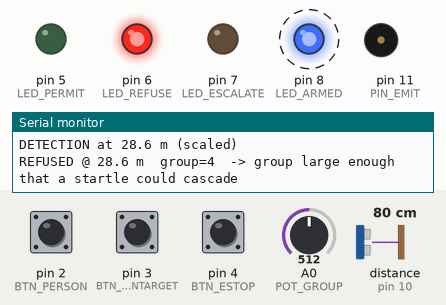
This sketch was run on a simulated Arduino Uno, built with avr-gcc and run on an emulated ATmega328P. Shown: output pins drawn as LEDs (lit = HIGH), buzzer (waves = sounding), the last lines printed to the serial monitor. Wiring (from diagram.json): ultrasonic range finder: trigger pin 9; echo pin 10. Dashed ring = blinking. Inputs (shaded band) come from the test bench; at power-on: A0 (POT_GROUP) = 512, distance to the obstacle (sensor on pin 10) 80 cm, pin 2 (BTN_PERSON) HIGH, pin 3 (BTN_NONTARGET) HIGH, pin 4 (BTN_ESTOP) HIGH. The echo pulse lasts 58.3 µs per cm; pins used as bus, display or sensor lines are not drawn.

Above: at 1.5 s.
1.6 s: A0 (POT_GROUP) set to 455
3.3 s: A0 (POT_GROUP) set to 429
At 5.2 s:
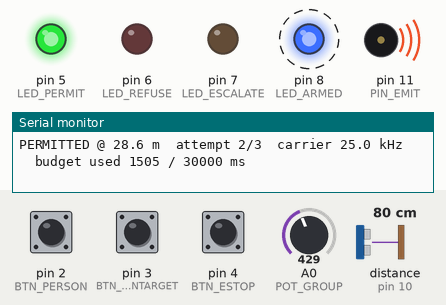
6.3 s: distance to the obstacle (sensor on pin 10) set to 196 cm
9.3 s: distance to the obstacle (sensor on pin 10) set to 202 cm
At 10.7 s:
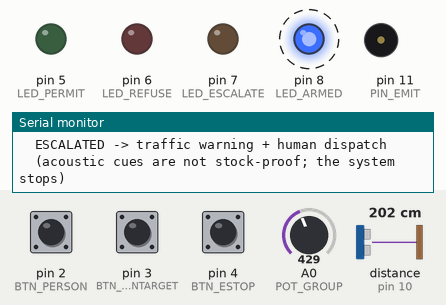
12.3 s: distance to the obstacle (sensor on pin 10) set to 35 cm
At 13.4 s:
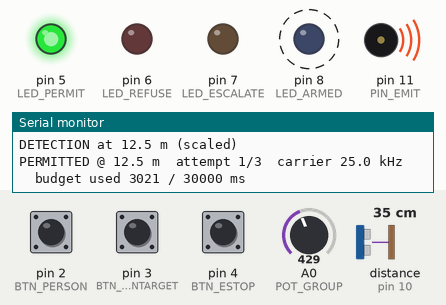
15.3 s: pin 2 (BTN_PERSON) pulled LOW for 0.15 s
At 17.7 s:
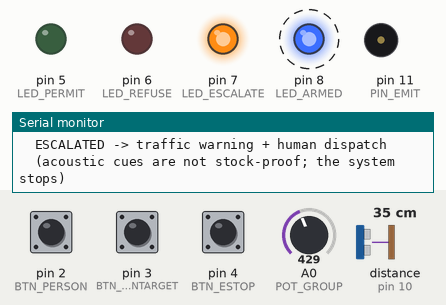
Timing chart, 0 to 19.3 s (numbered marks = the images above; inputs shaded):
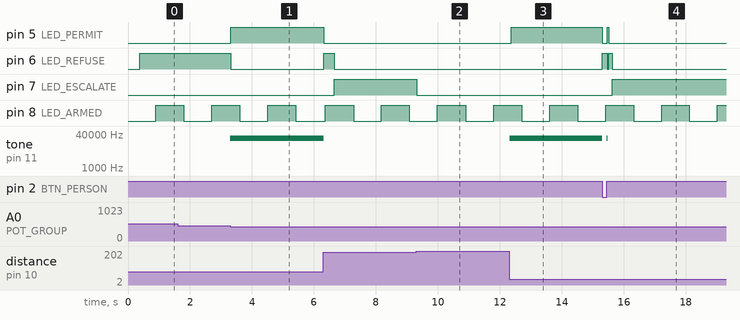

Measured:
- the behaviour switches between 439 and 438 on A0 (POT_GROUP) (found by bisection; images 0 and 1)
- the behaviour switches between 199 and 200 cm on distance to the obstacle (sensor on pin 10) (found by bisection; images 1 and 2)
- after the input at 3.3 s, pin 5 (LED_PERMIT): LOW → HIGH at once; pin 6 (LED_REFUSE): HIGH → LOW at once; tone on pin 11 (PIN_EMIT): silent → 25000 Hz at once
- after the input at 9.3 s, pin 7 (LED_ESCALATE): HIGH → LOW at once
- after the input at 12.3 s, pin 5 (LED_PERMIT): LOW → HIGH after 0.06 s; tone on pin 11 (PIN_EMIT): silent → 25000 Hz at once
- after the input at 15.3 s, pin 5 (LED_PERMIT): HIGH → LOW after 0.01 s instead of 0.15 s; tone on pin 11 (PIN_EMIT): 25000 Hz → silent after 0.00 s instead of 0.10 s
- by itself, pin 8 (LED_ARMED): alternates HIGH for 0.90 s and LOW for 0.90 s

The sketch:

sketch.ino
```cpp
/*
 * GauKavach - bench governor, Arduino Uno / Tinkercad Circuits
 * ------------------------------------------------------------
 * A hardware mirror of src/gaukavach/welfare.py. The point of this rig is NOT
 * to deter an animal - it cannot, and it is not trying to. The point is that
 * every veto in the software governor is enforced again, independently, by a
 * microcontroller that does not trust the host.
 *
 * That is the demo: two layers that must BOTH agree before a transducer is
 * energised, and either of which can stop it alone.
 *
 * WHAT THIS RIG HONESTLY DEMONSTRATES
 *   - distance gating and the out-of-range escalation path
 *   - absolute vetoes: person present, non-target animal present
 *   - herd-size veto above 3 grouped animals
 *   - the 6 s maximum-activation watchdog
 *   - the enforced quiet period between exposures
 *   - the per-animal daily exposure budget and its do-not-emit latch
 *   - a hard E-stop that cuts the emitter independently of all logic
 *
 * WHAT IT DOES NOT DEMONSTRATE
 *   - any acoustic performance whatsoever. Arduino tone() is a hard-gated
 *     square wave, which is exactly the waveform our own spectrum analysis
 *     says NOT to radiate (it splatters broadband energy into the audible
 *     band). The ESP32 sketch in ../wokwi_esp32 ramps the envelope properly.
 *   - any decibel level. Without a calibrated ultrasonic microphone, any SPL
 *     claim about this rig is fabricated.
 *   - anything about cattle. If your transducer is a 40 kHz ranging element,
 *     note that 40 kHz is ABOVE the 35 kHz cattle audiogram endpoint, so it is
 *     the wrong part for deterrence and is standing in for the signal chain.
 *
 * Distances are desk-scaled: DESK_SCALE cm on the bench represents 1 m of
 * field range, so a 1 m desk covers the full ~35 m approach.
 */

/* ------------- distance source -------------
 * Set to 1 to replace the HC-SR04 with a second potentiometer on A1.
 *
 * Worth considering for a live demo. A knob you turn is far easier to drive in
 * front of an audience than a sensor slider, it removes the fiddliest part of
 * the build, and the governor cannot tell the difference - it only ever sees a
 * distance in metres. The trade is honesty about what you are showing: with
 * this set, say "the distance input is a knob", because it is.
 */
#define DISTANCE_FROM_POT 0

/* ---------------- pins ---------------- */
const uint8_t PIN_TRIG      = 9;   // HC-SR04 trigger
const uint8_t PIN_ECHO      = 10;  // HC-SR04 echo
const uint8_t PIN_EMIT      = 11;  // emitter drive (via 220R + transistor)

const uint8_t LED_PERMIT    = 5;   // green
const uint8_t LED_REFUSE    = 6;   // red
const uint8_t LED_ESCALATE  = 7;   // amber
const uint8_t LED_ARMED     = 8;   // blue heartbeat

const uint8_t BTN_PERSON    = 2;   // person in the exposure cone
const uint8_t BTN_NONTARGET = 3;   // dog / goat / horse in the cone
const uint8_t BTN_ESTOP     = 4;   // latching emergency stop
const uint8_t POT_GROUP     = A0;  // how many animals are grouped
const uint8_t POT_DISTANCE  = A1;  // only used when DISTANCE_FROM_POT is 1

/* ------------- governor limits -------------
 * These mirror src/gaukavach/evidence.py. Keep them in sync by hand, or the
 * hardware and the software stop being two views of the same rule set.
 */
const uint16_t CARRIER_HZ         = 25000;  // inside the documented 22-30 kHz band
const uint8_t  MAX_GROUP          = 3;      // max_herd_size_for_emission
const uint32_t MAX_ACTIVATION_MS  = 6000;   // max_activation_s
const uint32_t MIN_SILENCE_MS     = 20000;  // min_silence_s
const uint32_t DAILY_BUDGET_MS    = 120000; // daily_exposure_budget_s
const uint32_t ESCALATE_AFTER_MS  = 25000;  // escalation_timeout_s
const uint8_t  MAX_ATTEMPTS       = 3;

/* Live demos cannot wait 20 s between bursts, so the long timers are divided
 * by this and the true values are printed at boot - the compression is stated,
 * not hidden. Set to 4, not 10: at 10x, escalation fires 2.5 s after detection,
 * which is quicker than you can reach for a button, so every veto you try to
 * demonstrate has already gone to amber. Verified in the simulator. */
const uint16_t DEMO_SPEED = 4;

/* Bench geometry */
const float DESK_SCALE   = 2.8;   // cm on the desk per metre of field range
const float RANGE_MAX_M  = 42.8;  // acoustic envelope at 22 kHz, from acoustics.py
const float LINE_M       = 12.0;  // carriageway edge

enum State { IDLE, TRACKING, EMITTING, COOLDOWN, ESCALATED, INHIBITED };
State state = IDLE;

uint32_t emitStartedAt = 0;
uint32_t lastEmissionEnd = 0;
uint32_t exposureUsedMs = 0;
uint32_t incidentStart = 0;
uint8_t  attempts = 0;
bool     doNotEmit = false;
bool     estopLatched = false;
uint32_t lastBeat = 0;
uint32_t lastPrint = 0;

uint32_t scaled(uint32_t ms) { return ms / DEMO_SPEED; }

void setup() {
  pinMode(PIN_TRIG, OUTPUT);
  pinMode(PIN_ECHO, INPUT);
  pinMode(PIN_EMIT, OUTPUT);
  pinMode(LED_PERMIT, OUTPUT);
  pinMode(LED_REFUSE, OUTPUT);
  pinMode(LED_ESCALATE, OUTPUT);
  pinMode(LED_ARMED, OUTPUT);
  pinMode(BTN_PERSON, INPUT_PULLUP);
  pinMode(BTN_NONTARGET, INPUT_PULLUP);
  pinMode(BTN_ESTOP, INPUT_PULLUP);

  Serial.begin(9600);
  Serial.println(F("GauKavach bench governor"));
  Serial.println(F("========================================"));
  Serial.print(F("carrier            ")); Serial.print(CARRIER_HZ); Serial.println(F(" Hz"));
  Serial.print(F("max activation     ")); Serial.print(MAX_ACTIVATION_MS / 1000.0, 1);
  Serial.print(F(" s  (demo ")); Serial.print(scaled(MAX_ACTIVATION_MS) / 1000.0, 1); Serial.println(F(" s)"));
  Serial.print(F("quiet period       ")); Serial.print(MIN_SILENCE_MS / 1000.0, 1);
  Serial.print(F(" s  (demo ")); Serial.print(scaled(MIN_SILENCE_MS) / 1000.0, 1); Serial.println(F(" s)"));
  Serial.print(F("daily budget       ")); Serial.print(DAILY_BUDGET_MS / 1000.0, 1);
  Serial.print(F(" s  (demo ")); Serial.print(scaled(DAILY_BUDGET_MS) / 1000.0, 1); Serial.println(F(" s)"));
  Serial.print(F("max group          ")); Serial.println(MAX_GROUP);
  Serial.println(F("timers compressed for the demo; shipped values shown first"));
  Serial.println(F("NO calibrated mic attached: this rig makes no dB claim"));
#if DISTANCE_FROM_POT
  Serial.println(F("distance source   POT on A1 (no HC-SR04 fitted)"));
#else
  Serial.println(F("distance source   HC-SR04 on D9/D10"));
#endif
  Serial.println();
}

/* Range in cm. Returns -1 when nothing is detected, so a missing echo never
 * reads as "animal is right here" - that would be the dangerous failure
 * direction, and it is the one a naive implementation gets wrong. */
float readRangeCm() {
#if DISTANCE_FROM_POT
  /* Knob fully anti-clockwise = far away, fully clockwise = at the road edge.
   * Above 190 cm we report "nothing there" so the idle path still gets tested. */
  int raw = analogRead(POT_DISTANCE);
  float cm = 200.0 - (raw / 1023.0) * 190.0;
  return (cm > 190.0) ? -1.0 : cm;
#else
  digitalWrite(PIN_TRIG, LOW);  delayMicroseconds(2);
  digitalWrite(PIN_TRIG, HIGH); delayMicroseconds(10);
  digitalWrite(PIN_TRIG, LOW);
  unsigned long us = pulseIn(PIN_ECHO, HIGH, 25000UL);
  if (us == 0) return -1.0;
  return us / 58.0;
#endif
}

void allLeds(bool permit, bool refuse, bool esc) {
  digitalWrite(LED_PERMIT, permit);
  digitalWrite(LED_REFUSE, refuse);
  digitalWrite(LED_ESCALATE, esc);
}

void stopEmitting(const __FlashStringHelper *why) {
  noTone(PIN_EMIT);
  digitalWrite(PIN_EMIT, LOW);
  if (state == EMITTING) {
    uint32_t dur = millis() - emitStartedAt;
    exposureUsedMs += dur;
    lastEmissionEnd = millis();
    Serial.print(F("  emission ended after "));
    Serial.print(dur); Serial.print(F(" ms - "));
    Serial.println(why);
    if (exposureUsedMs >= scaled(DAILY_BUDGET_MS)) {
      doNotEmit = true;
      Serial.println(F("  DAILY EXPOSURE BUDGET EXHAUSTED -> do-not-emit latched"));
    }
  }
}

void loop() {
  uint32_t now = millis();

  /* ---- E-stop is checked first and latches. Nothing clears it but a reset. */
  if (digitalRead(BTN_ESTOP) == LOW) estopLatched = true;
  if (estopLatched) {
    stopEmitting(F("E-STOP"));
    state = INHIBITED;
    allLeds(false, true, false);
    digitalWrite(LED_ARMED, LOW);
    if (now - lastPrint > 1000) {
      Serial.println(F("E-STOP LATCHED - emitter dead until reset"));
      lastPrint = now;
    }
    return;
  }

  /* armed heartbeat */
  if (now - lastBeat > 900) { lastBeat = now; digitalWrite(LED_ARMED, !digitalRead(LED_ARMED)); }

  /* ---- perception stand-ins ---- */
  float cm = readRangeCm();
  bool  seen = (cm > 0 && cm < 200);
  float metres = seen ? (cm / DESK_SCALE) : 999.0;
  bool  person    = (digitalRead(BTN_PERSON) == LOW);
  bool  nonTarget = (digitalRead(BTN_NONTARGET) == LOW);
  uint8_t group   = map(analogRead(POT_GROUP), 0, 1023, 1, 8);

  /* ---- watchdog: hard stop regardless of anything else ---- */
  if (state == EMITTING && (now - emitStartedAt) >= scaled(MAX_ACTIVATION_MS)) {
    stopEmitting(F("WATCHDOG max activation"));
    state = COOLDOWN;
  }

  if (!seen) {
    if (state == EMITTING) stopEmitting(F("target lost"));
    if (state != INHIBITED) state = IDLE;
    attempts = 0; incidentStart = 0;
    allLeds(false, false, false);
    return;
  }

  if (incidentStart == 0) {
    incidentStart = now;
    Serial.print(F("DETECTION at ")); Serial.print(metres, 1); Serial.println(F(" m (scaled)"));
  }

  /* ---- adjudicate. Order mirrors welfare.Governor.request() ---- */
  const __FlashStringHelper *deny = NULL;

  if (doNotEmit)                       deny = F("animal is on the do-not-emit list");
  else if (person)                     deny = F("a person is inside the exposure cone");
  else if (nonTarget)                  deny = F("a non-target species is inside the cone");
  else if (group > MAX_GROUP)          deny = F("group large enough that a startle could cascade");
  else if (metres > RANGE_MAX_M)       deny = F("beyond the acoustic envelope");
  else if (metres <= LINE_M)           deny = F("already at the carriageway - fleeing would cross it");
  else if (attempts >= MAX_ATTEMPTS)   deny = F("attempt cap reached");
  else if (state == COOLDOWN &&
           (now - lastEmissionEnd) < scaled(MIN_SILENCE_MS))
                                       deny = F("enforced quiet period");

  /* escalation: give up rather than get louder */
  bool timedOut = (now - incidentStart) > scaled(ESCALATE_AFTER_MS);
  if (state != EMITTING && (attempts >= MAX_ATTEMPTS || timedOut)) {
    if (state != ESCALATED) {
      stopEmitting(F("escalating"));
      Serial.println(F("  ESCALATED -> traffic warning + human dispatch"));
      Serial.println(F("  (acoustic cues are not stock-proof; the system stops)"));
      state = ESCALATED;
    }
    allLeds(false, false, true);
    return;
  }

  if (deny != NULL) {
    if (state == EMITTING) stopEmitting(deny);
    state = (state == COOLDOWN) ? COOLDOWN : TRACKING;
    allLeds(false, true, false);
    if (now - lastPrint > 800) {
      Serial.print(F("REFUSED @ ")); Serial.print(metres, 1);
      Serial.print(F(" m  group=")); Serial.print(group);
      Serial.print(F("  -> ")); Serial.println(deny);
      lastPrint = now;
    }
    return;
  }

  /* ---- permitted ---- */
  if (state != EMITTING) {
    state = EMITTING;
    emitStartedAt = now;
    attempts++;
    tone(PIN_EMIT, CARRIER_HZ);
    Serial.print(F("PERMITTED @ ")); Serial.print(metres, 1);
    Serial.print(F(" m  attempt ")); Serial.print(attempts);
    Serial.print(F("/")); Serial.print(MAX_ATTEMPTS);
    Serial.print(F("  carrier ")); Serial.print(CARRIER_HZ / 1000.0, 1);
    Serial.println(F(" kHz"));
    Serial.print(F("  budget used ")); Serial.print(exposureUsedMs);
    Serial.print(F(" / ")); Serial.print(scaled(DAILY_BUDGET_MS)); Serial.println(F(" ms"));
  }
  allLeds(true, false, false);
}
```
